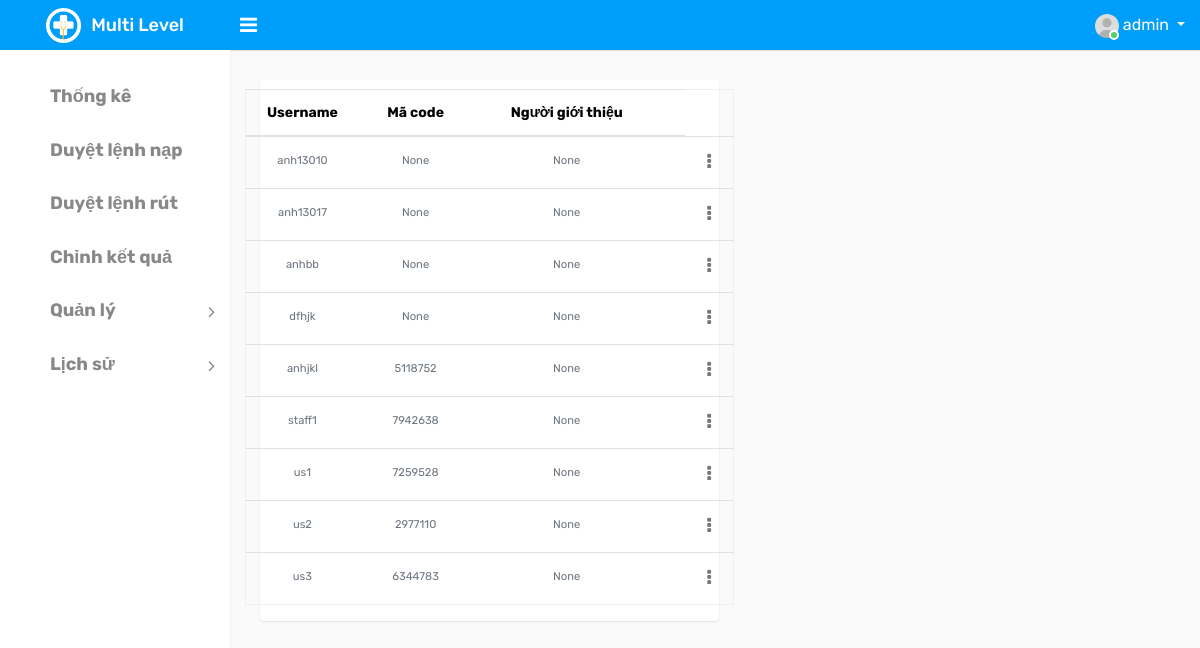
/list_user_not_referrer/ (signed in), run on the app's committed database.
### ModuleApp/models.py (models this page shows)
class User(AbstractUser):
    id = models.UUIDField(primary_key=True, default=uuid.uuid4, editable=False)
    code = models.IntegerField(null=True)
    wallet = models.IntegerField(default=0)
    wallet_password = models.CharField(max_length=6, null=True, default=None)
    type_choice = ((0, 'Normal'), (1, 'Admin'), (2, 'Staff'), (3, 'Guest'))
    type = models.IntegerField(choices=type_choice, default=0)
    referrer = models.IntegerField(null=True)
    create_at = models.DateTimeField(auto_now_add=True)
    update_at = models.DateTimeField(auto_now=True)

### ModuleApp/decorators.py (the view)
    def function(request, *args, **kwargs):
        user=request.user.username
        if user=='admin':
            return view_func(request, *args, **kwargs)
        else:
            return HttpResponse("Chức năng này chỉ dành cho Admin!")

### ModuleApp/views.py (called while the page is built)
@login_required
@admin_only
def list_user_not_referrer(request):
    users=User.objects.filter(type=0, referrer=None)
    context={'data': users}
    return render(request, 'home/listusernotreferrer.html', context)

### templates/home/listusernotreferrer.html (shortened to what this page needs)
{% extends 'index/index.html' %}
{% block content %}
<div class="d-flex flex" id="content-body">
    <div class="d-flex flex-column flex card">
        <div class="padding">
            <div class="row ">
                <table id="table" class="table" data-mobile-responsive="true"
                    style="text-align: center;margin-top: 9px;">
                    <thead>
                        <tr>
                            <th data-sortable="true" data-field="stt" style="width: 3cm;">Username</th>
                            <th data-sortable="true" data-field="stt" style="width: 3cm;">Mã code</th>
                            <th data-sortable="true" data-field="bsx" style="width: 5cm;">Người giới thiệu</th>
                            <th></th>
                        </tr>
                    </thead>
                    <tbody>
                        {% for i in data %}
                        <tr class=" " data-id="5">
                            <td style="min-width:20px;">
                                <small class="text-muted">{{ i.username }}</small>
                            </td>
                            <td style="min-width:20px;">
                                <small class="text-muted">{{ i.code }}</small>
                            </td>
                            <td style="min-width:20px;">
                                    <small class="text-muted">{{ i.referrer }}</small>
                            </td>
                            <td>{{i.status}}</td>
                            <td class="text-right">
                                <div class="dropdown dropdown-action">
                                    <a href="#" class="action-icon dropdown-toggle" data-toggle="dropdown"
                                        aria-expanded="false"><i class="fa fa-ellipsis-v"></i></a>
                                </div>
                            </td>
                        </tr>
                        {% endfor %}
                    </tbody>
                </table>
            </div>
        </div>
    </div>
</div>
{% endblock %}

### templates/index/index.html (shortened to what this page needs)
{% load static %}
<!DOCTYPE html>
<html lang="en">
<head>
    <link rel="stylesheet" type="text/css" href="{% static 'homepage/assets/css/bootstrap.min.css' %}">
    <link rel="stylesheet" type="text/css" href="{% static 'homepage/assets/css/font-awesome.min.css' %}">
    <link rel="stylesheet" type="text/css" href="{% static 'homepage/assets/css/style.css' %}">
</head>
<body>
    <div class="main-wrapper">
        <div class="header">
			<div class="header-left">
				<a href="" class="logo">
					<img src="{% static 'homepage/assets/img/logo.png' %}" width="35" height="35" alt=""><span>Multi Level</span>
				</a>
			</div>
			<a id="toggle_btn" href="javascript:void(0);"><i class="fa fa-bars"></i></a>
            <ul class="nav user-menu float-right">
                <li class="nav-item dropdown has-arrow">
                    <a href="#" class="dropdown-toggle nav-link user-link" data-toggle="dropdown">
                        <span class="user-img">
							<img class="rounded-circle" src="{% static 'homepage/assets/img/user.jpg' %}" width="24" alt="Admin">
							<span class="status online"></span>
						</span>
						<span>{{request.user.username}}</span>
                    </a>
                </li>
            </ul>
        </div>
        <div class="sidebar" id="sidebar">
            <div class="sidebar-inner slimscroll">
                <div id="sidebar-menu" class="sidebar-menu">
                    <ul>
                       <li class="menu-title"></li>
                        <li>
                        <a href=""><i></i> <span><h4><b>Thống kê</b></h4></span></a>
                        </li>
						<li>
                            <a href="{% url 'app:list_accept_input_money' %}"><i></i> <span><h4><b>Duyệt lệnh nạp</b></h4></span></a>
                        </li>
                        <li>
                            <a href="{% url 'app:list_accept_output_money' %}"><i></i> <span><h4><b>Duyệt lệnh rút</b></h4></span></a>
                        </li>
                        <li>
                            <a href=""><i></i> <span><h4><b>Chỉnh kết quả</b></h4></span></a>
                        </li>
                        <li class="submenu">
							<a href="#"><i></i> <span><h4><b>Quản lý</b></h4></span> <span class="menu-arrow"></span></a>
						</li>
						<li class="submenu">
							<a href="#"><i></i> <span><h4><b>Lịch sử</b></h4></span> <span class="menu-arrow"></span></a>
						</li>
                    </ul>
                </div>
            </div>
        </div>
        <div class="page-wrapper">
            <div class="content">
                {% block content %}
                {% endblock %}
            </div>
        </div>
    </div>
</body>
</html>

### data on the page
User: user.username "admin"
User: username "anh13010", code "None", referrer "None"
User: username "anh13017", code "None", referrer "None"
User: username "anhbb", code "None", referrer "None"
User: username "dfhjk", code "None", referrer "None"
User: username "anhjkl", code "5118752", referrer "None"
User: username "staff1", code "7942638", referrer "None"
User: username "us1", code "7259528", referrer "None"
User: username "us2", code "2977110", referrer "None"
User: username "us3", code "6344783", referrer "None"
